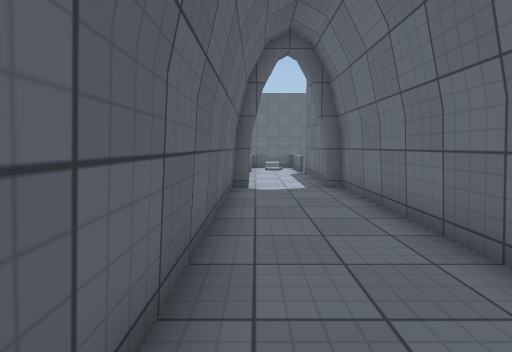
view 1 (above)

12 first-person views from a walk through a 3-D level made in the Unity game engine. The camera is 1.3 m above the floor, tilts 6° down and sees 85° across. The floor is counted in squares, 1 m on a side. Each view is taken from the middle of a square. On the plan, view 1 faces up. The plan holds only what a view shows up to about 13 squares ahead; the rest is blank. The place goes on beyond the plan. The player is left out. Door leaves are left out, so doorways stand open. Surface patterns are stand-ins for the level's own textures.

view 2
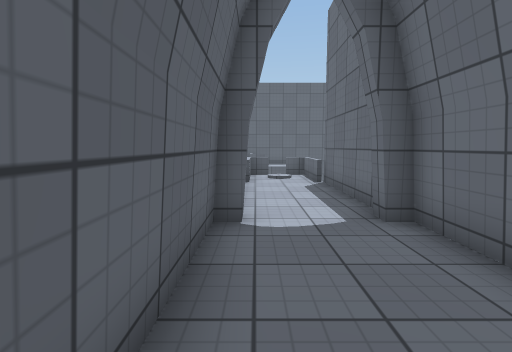

view 3
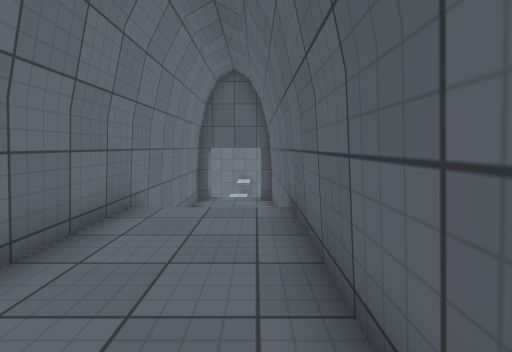

view 4
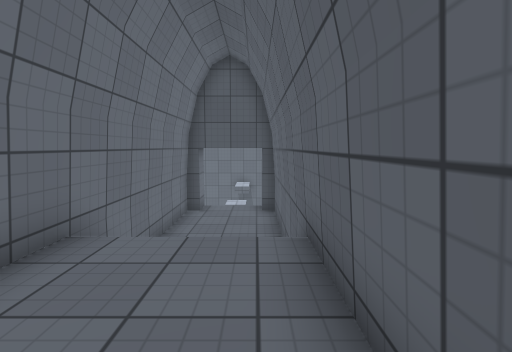

view 5
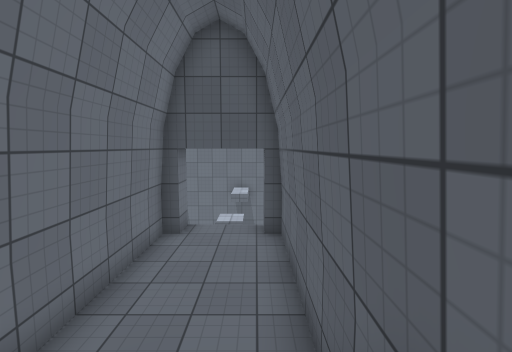

view 6
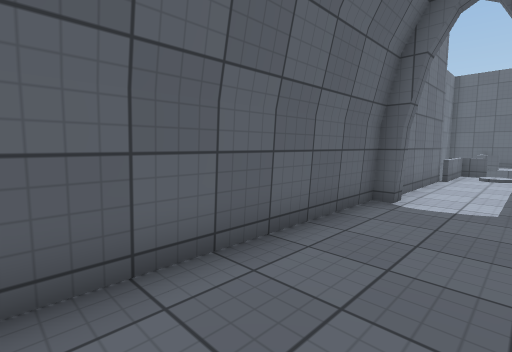

view 7
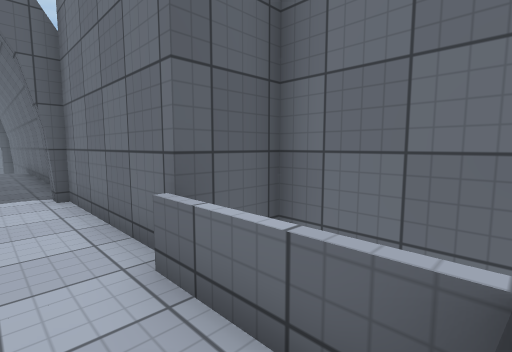

view 8
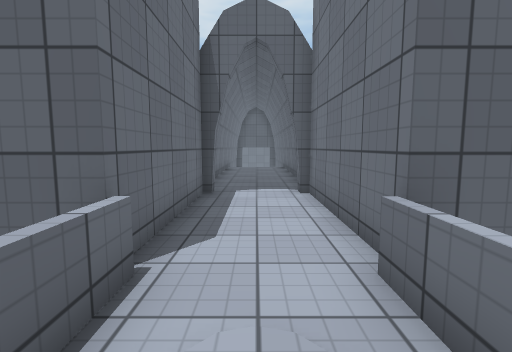

view 9
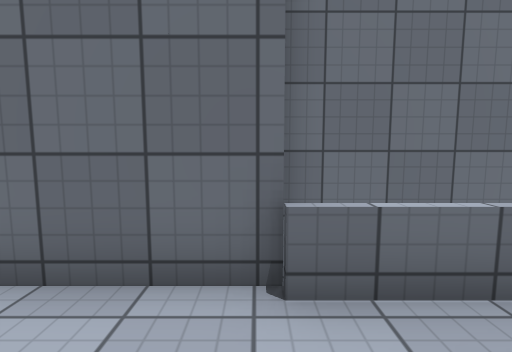

view 10
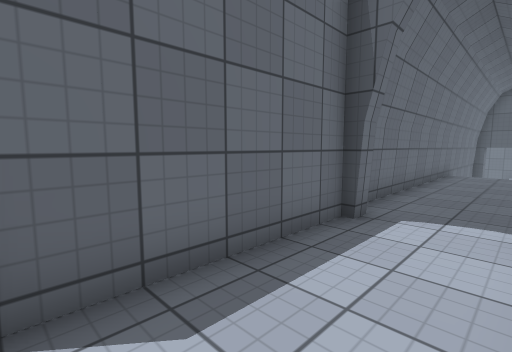

view 11
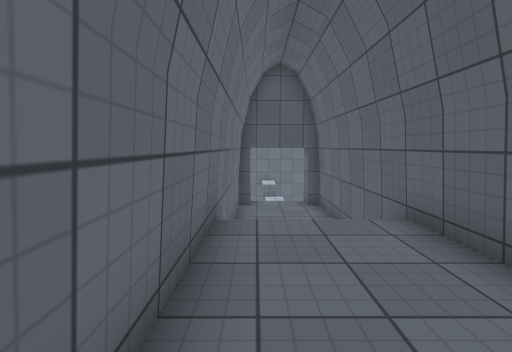

view 12
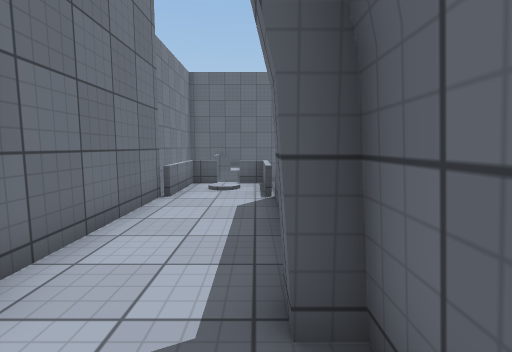

### Floor plan
Key: @ floor where view 1 was taken; # wall or solid block; x gap in a wall; . main floor; - floor 1.25 m lower than the main floor; / step, stairs or slope; D open door; = window, fence, low wall or low ledge; v drop or lower ground.
Columns run from 3 left of view 1 to 4 right of it. Each row starts with its distance up from view 1.
 20 #
 19 #
 18 #
 17 #v x.x
 16 #v =.=
 15 #v =.=
 14 ###...##
 13   #...#
 12   #...#
 11   #...#
 10   #...#
  9   #...#
  8   #...#
  7   #...#
  6   #...#
  5   #...#
  4   #...#
  3   #...#
  2   #...#
  1   #...#
  0   #@..#
 -1   #///#
 -2   #   #
 -3   #---#
 -4   #---#
 -5   #---#
 -6   #---#
 -7   #---#
 -8   ##-##
 -9    DDD

Where each view was taken, in squares from view 1:
view 1: 0 up, 0 right, facing up
view 2: 4 up, 0 right, facing up
view 3: 5 up, 0 right, facing down
view 4: 3 up, 0 right, facing down
view 5: 0 up, 0 right, facing down
view 6: 2 up, 2 right, facing up-left
view 7: 17 up, 1 right, facing down-left
view 8: 17 up, 1 right, facing down
view 9: 14 up, 2 right, facing left
view 10: 14 up, 0 right, facing down-right
view 11: 4 up, 2 right, facing down
view 12: 7 up, 2 right, facing up
